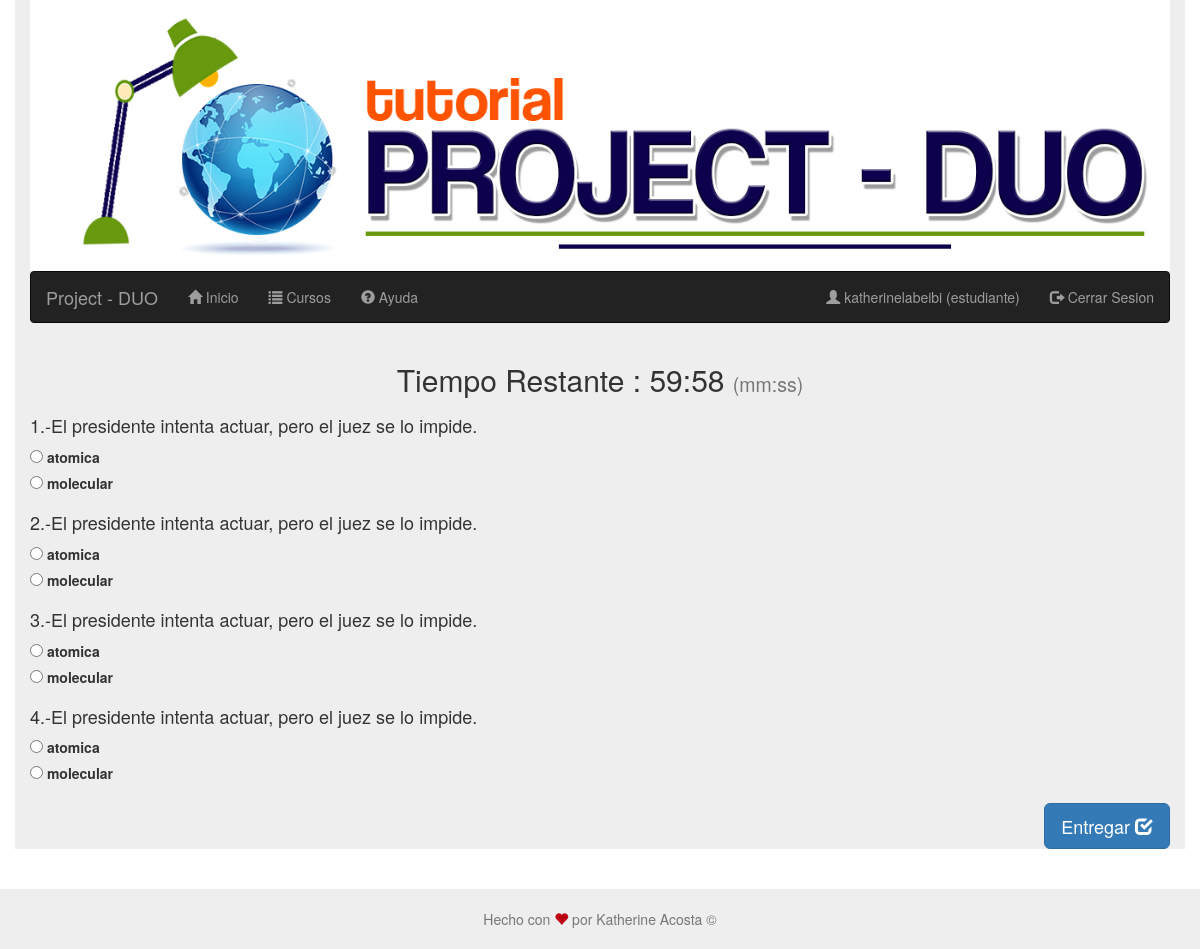
Page /evaluacion.php?id=2 (signed in) on the committed database.
### tables this page shows
CREATE TABLE `preguntas` (
  `id` int(11) NOT NULL,
  `capitulos_id` int(11) NOT NULL,
  `pregunta` varchar(256) DEFAULT NULL COMMENT 'que es html?',
  `opciones` varchar(256) DEFAULT NULL COMMENT 'un lenguaje,  una comida, un show de television',
  `respuesta` varchar(45) DEFAULT NULL COMMENT 'un lenguaje'
);

### evaluacion.php (the view, shortened to what this page needs)
<?php
require('encabezado.php');
require('barra_de_navegacion.php');
?>
<?php
require('conneccion.php');
$query_preguntas = "SELECT * FROM preguntas "
    . " WHERE capitulos_id = " . $_GET['id'];
$resultado = $mysqli->query($query_preguntas);
if ($resultado)
    $preguntas = $resultado;
else
    $mensaje = "Curso no encontrado";
?>
<div class="row <?= !isset($mostrarResultado) ? '' : 'hidden' ?>">
    <h2 class="text-center">Tiempo Restante : <span id="tiempoRestante"></span>
        <small>(mm:ss)</small>
    </h2>
    <form class="col-sm-12" action="evaluacion.php?id=<?= $_GET['id'] ?>" method="POST">
        <?php
        $preguntaNum = 1;
        while ($pregunta = $preguntas->fetch_array(MYSQLI_ASSOC))
        { ?>
            <div class="form-group">
                <h4><?= "$preguntaNum.-" . $pregunta['pregunta'] ?></h4>
                <?php
                $opciones = explode(',', $pregunta['opciones']);
                for ($i = 0; $i < count($opciones); $i++)
                { ?>
                    <label for="pregunta<?= $pregunta['id'] . 'opcion' . $i ?>">
                        <input type="radio"
                               name="<?= $pregunta['id'] ?>"
                               value="<?= $opciones[$i] ?>"
                               id="pregunta<?= $pregunta['id'] . 'opcion' . $i ?>"
                        />
                        <?= $opciones[$i] ?>
                    </label>
                    <br>
                <?php } ?>
            </div>
            <?php $preguntaNum++;
        } ?>
        <div>
            <button class="btn btn-primary btn-lg pull-right " id="botonEntregarExamen">
                Entregar <i class="glyphicon glyphicon-check"></i>
            </button>
        </div>
    </form>
</div>
<?php require('pie.php'); ?>

### estilos/estilopie.css (style rules this page uses)
html { position: relative; min-height: 100%; }
body { margin-bottom: 100px; }

### rows in the picture
preguntas: pregunta "El presidente intenta actuar, pero el juez se lo impide.", opciones "atomica", opciones "molecular"
preguntas: pregunta "El presidente intenta actuar, pero el juez se lo impide.", opciones "atomica", opciones "molecular"
preguntas: pregunta "El presidente intenta actuar, pero el juez se lo impide.", opciones "atomica", opciones "molecular"
preguntas: pregunta "El presidente intenta actuar, pero el juez se lo impide.", opciones "atomica", opciones "molecular"

### other values in the picture
$_SESSION['usuario'] "katherinelabeibi"
$_SESSION['tipo_de_usuario'] "estudiante"
